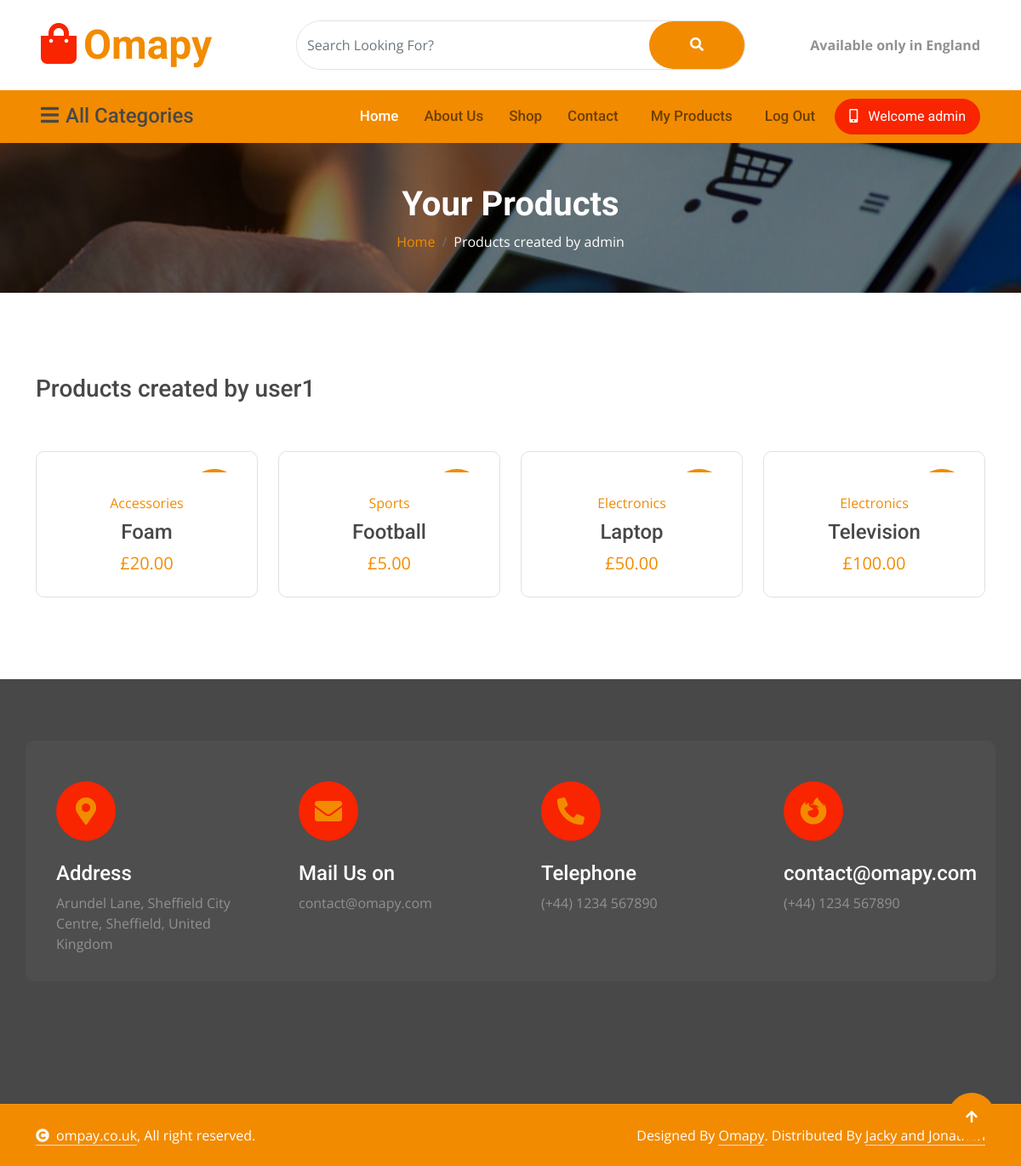
The page /products/2/ (signed in) on the database its author committed.
### tables this page shows
CREATE TABLE products (
    id INTEGER PRIMARY KEY AUTOINCREMENT,
    created TIMESTAMP DEFAULT CURRENT_TIMESTAMP,
    user INTEGER NOT NULL REFERENCES users(id),
    product_name TEXT NOT NULL,
    product_price INTEGER NOT NULL,
    product_category TEXT,
    product_brand TEXT,
    product_description TEXT,
    product_image TEXT,
    product_gallery1 TEXT,
    product_gallery2 TEXT,
    product_gallery3 TEXT
);

### app.py (the view)
@app.route('/products/<int:user_id>/')
def userProducts(user_id):
    if is_admin():
        product_list = get_all_products()
    else:
        product_list = get_products_by_user(user_id)
        user = get_user_by_id(user_id)
    return render_template('products.html', title=f"Products created by {user['username']}",  products=product_list, products_user=user_id)

### app.py (called while the page is built)
@app.context_processor
def inject_csrf_token():
    return dict(csrf_token=generate_csrf())

@app.context_processor
def inject_site_name():
    return dict(siteName=siteName)

@app.context_processor
def inject_user():
    return {
        "username": session.get("username", "Shopper"),
        "user_id": session.get("user_id")
    }

def is_admin():
    return session.get('user_id') == 8

@app.context_processor
def inject_admin():
    return dict(is_admin=is_admin)

@app.template_filter()
def get_username(user_id):
    user = get_user_by_id(user_id)
    return user['username'] if user else 'Unknown'

@app.template_filter('gbp')
def gbp(value):
    try:
        return "£{:,.2f}".format(float(value))
    except (ValueError, TypeError):
        return "£0.00"

@app.context_processor
def inject_categories():
    return {
        "categories": get_categories_with_count()
    }

### db/db.py (called while the page is built)
def get_db_connection():
    BASE_DIR = os.path.dirname(os.path.abspath(__file__))  # Get the directory of the current file
    DB_PATH = os.path.join(BASE_DIR, 'database.db') # Construct the full path to the database file
    conn = sqlite3.connect(DB_PATH)                 # Connect to the database
    conn.row_factory = sqlite3.Row                  # Enable dictionary-like access to rows
    return conn

def get_user_by_id(user_id):
    conn = get_db_connection()
    user = conn.execute('SELECT * FROM users WHERE id = ?', (user_id,)).fetchone()
    conn.close()
    if user is None:
        abort(404)
    return user

def get_products_by_user(user=None, limit=None, order_by='product_name ASC'):
    conn = get_db_connection()
    query = 'SELECT * FROM products'
    if user:
        query += ' WHERE user = ?'
    query += f' ORDER BY {order_by}'
    if limit:
        query += f' LIMIT {limit}'
    if user:
        products = conn.execute(query, (user,)).fetchall()
    else:
        products = conn.execute(query).fetchall()
    conn.close()
    return products

def get_categories_with_count():
    conn = get_db_connection()
    categories = conn.execute("""
        SELECT product_category, COUNT(*) as total
        FROM products
        GROUP BY product_category
        ORDER BY product_category ASC
    """).fetchall()
    conn.close()
    return categories

### templates/products.html (shortened to what this page needs)
{% extends "base.html" %}
{% block content %}
<div class="container-fluid page-header py-5">
    <h1 class="text-center text-white display-6 wow fadeInUp" data-wow-delay="0.1s">Your Products</h1>
    <ol class="breadcrumb justify-content-center mb-0 wow fadeInUp" data-wow-delay="0.3s">
        <li class="breadcrumb-item"><a href="/">Home</a></li>
        <li class="breadcrumb-item active text-white">Products created by {{username}}</li>
    </ol>
</div>
<div class="container-fluid product py-5">
    <div class="container py-5">
        <div class="tab-class">
            <div class="row g-4">
                <div class="col-lg-4 text-start wow fadeInLeft" data-wow-delay="0.1s">
                    <h3>{{title}}</h3>
                </div>
                <div class="col-lg-8 text-end wow fadeInRight" data-wow-delay="0.1s">
                </div>
            </div>
            <div class="tab-content">
                <div id="tab-1" class="tab-pane fade show p-0 active">
                    <div class="row g-4">
                        {% for product in products %}
                        <div class="col-md-6 col-lg-4 col-xl-3">
                            <div class="product-item rounded wow fadeInUp" data-wow-delay="0.1s">
                                <div class="product-item-inner border rounded">
                                    <div class="product-item-inner-item">
                                        <div class="product-new">{{product['product_brand']}}</div>
                                    </div>
                                    <div class="text-center rounded-bottom p-4">
                                        <a href="{{ url_for('product', id=product['id']) }}"
                                            class="d-block mb-2">{{product['product_category']}}</a>
                                        <a href="{{ url_for('product', id=product['id']) }}"
                                            class="d-block h4">{{product['product_name']}} </a>
                                        <span class="text-primary fs-5"> {{ product['product_price'] | gbp }}</span>
                                    </div>
                                </div>
                            </div>
                        </div>
                        {% else %}
                        <p class="text-muted">No products available.</p>
                        {% endfor %}
                    </div>
                </div>
            </div>
        </div>
    </div>
</div>
{% endblock %}

### static/css/style.css (style rules this page uses)
.page-header { position: relative; padding: 100px 0; background: linear-gradient(rgba(0, 0, 0, 0.5), rgba(0, 0, 0, 0.5)), url(../img/carousel-1.jpg); background-position: center top; background-repeat: no-repeat; background-attachment: fixed; }
.product .product-item { width: 100%; height: 100%; position: relative; }
.product .product-item .product-item-inner { height: 100%; }
.product .product-item .product-item-inner .product-item-inner-item { position: relative; border-top-right-radius: 10px; border-top-left-radius: 10px; overflow: hidden; }
.product .product-item .product-item-inner .product-item-inner-item .product-new, .product .product-item .product-item-inner .product-item-inner-item .product-sale { position: absolute; width: 60px; height: 60px; border-radius: 60px; top: 20px; right: 20px; display: flex; align-items: center; justify-content: center; }
.product .product-item .product-item-inner .product-item-inner-item .product-new { background: var(--bs-primary); color: var(--bs-white); }

### rows shown on the page
products: product_category "Accessories", product_price|gbp "£20.00"
products: product_category "Sports", product_price|gbp "£5.00"
products: product_category "Electronics", product_price|gbp "£50.00"
products: product_category "Electronics", product_price|gbp "£100.00"

### other values the page prints
{{ username }} "admin"
{{ title }} "Products created by user1"
